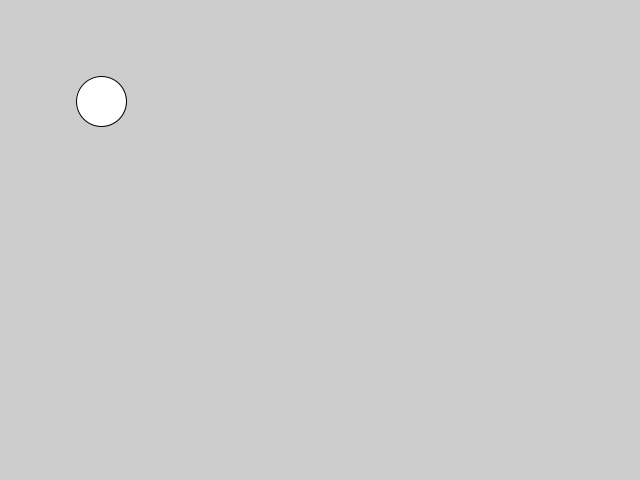
Frame 1 (no input)
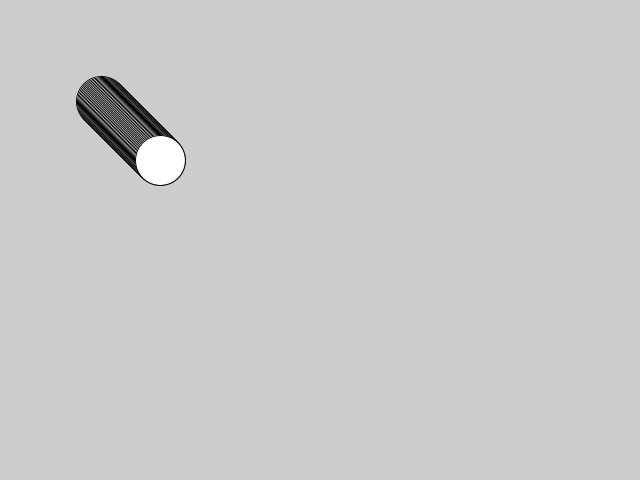
Frame 60 (the mouse pressed at the canvas centre just before this capture)
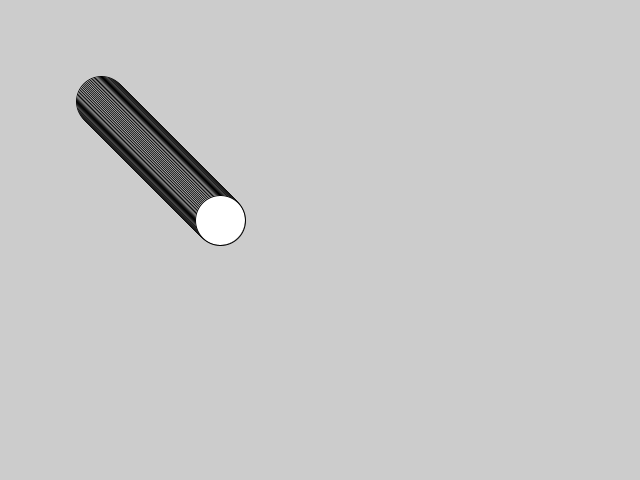
Frame 120 (the mouse held since frame 60 and released just before this capture)

The Processing sketch that drew these frames (run headless with seeded random() and noise(); from frame 60 on, the mouse is pressed at the canvas centre):

// Processing sketch: primer_vg
// ── primer_vg.pde
// comentario de 1 linea
int px = 100;
int py = 100;
int vx = 1;
int vy = 1;
/*
Comentario de varias lineas
*/
void setup(){
  size(640,480);
}

void draw(){
  
  // background(128);
  py = py + vy;
  px = px + vx;
  circle(px,py,50);
  
  
  if(py >= 470) {
    vy = vy * -1;
  }
  
  if( px >= 600){
    vx = vx * -1;
  }
  
  
  if(py <= 30) {
    vy = vy * -1;
  }
  
  if( px <= 30){
    vx = vx * -1;
  }
  
}
